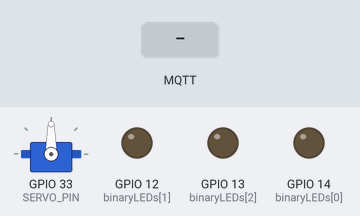
This sketch was run on a simulated ESP32. Parts: servo, output pins drawn as LEDs (lit = HIGH). Inputs (shaded band) come from the test bench. WiFi joins after 1.5 s; servers stay silent unless stated; no MQTT or app messages arrive unless stated; what the sketch prints to the serial monitor is not drawn.

Above: at 2.7 s.
2.8 s: MQTT message "OPEN" arrives on the first subscribed topic
At 4.0 s:
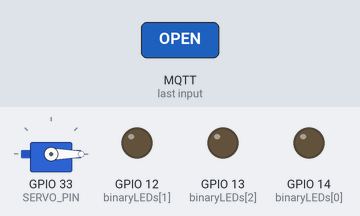
4.3 s: MQTT message "200" arrives on the second subscribed topic
At 5.1 s:
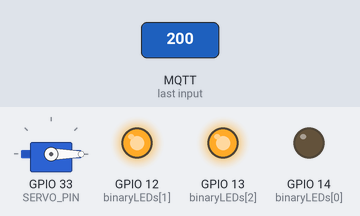
5.8 s: MQTT message "CLOSE" arrives on the first subscribed topic
At 6.3 s:
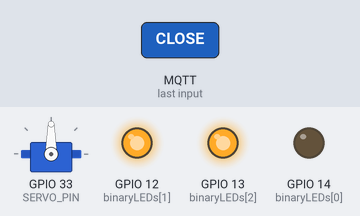
7.3 s: MQTT message "5" arrives on the second subscribed topic
At 8.6 s:
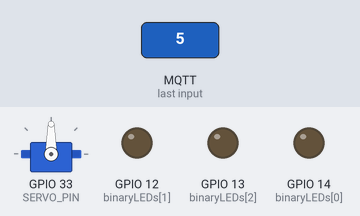
Timing chart, 0 to 9.8 s (numbered marks = the images above; inputs shaded):
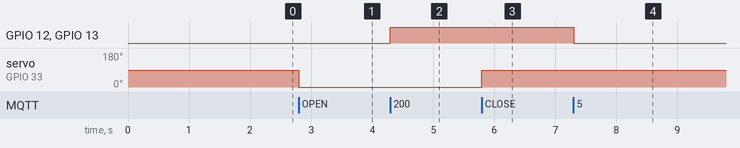

Measured:
- after the input at 2.8 s, servo on GPIO 33 (SERVO_PIN): 90° → 0° at once
- after the input at 4.3 s, GPIO 12 (binaryLEDs[1]), GPIO 13 (binaryLEDs[2]): LOW → HIGH at once
- after the input at 5.8 s, servo on GPIO 33 (SERVO_PIN): 0° → 90° at once
- after the input at 7.3 s, GPIO 12 (binaryLEDs[1]), GPIO 13 (binaryLEDs[2]): HIGH → LOW at once

The sketch:

ac_windowcombined.ino
```cpp
#include <WiFi.h>
#include <PubSubClient.h>
#include <ESP32Servo.h> // Use ESP32-compatible servo library

// WiFi & MQTT Configuration
const char *ssid = "A35";
const char *password = "ghephukat";
const char *mqtt_server = "iot-team46.duckdns.org";

const char *WINDOW_CONTROL_TOPIC = "temphumid_code/window_control";
const char *AC_CONTROL_TOPIC = "room/ac_control";

WiFiClient espClient;
PubSubClient client(espClient);

// Servo setup
#define SERVO_PIN 33
Servo windowServo;
bool window_open = false;

// AC LED Pins
const int binaryLEDs[] = {14, 12, 13}; // LSB to MSB
int ac_status = 0;                     // 0 = off

// WiFi Connection
void setup_wifi()
{
  Serial.print("Connecting to WiFi...");
  WiFi.begin(ssid, password);
  while (WiFi.status() != WL_CONNECTED)
  {
    delay(500);
    Serial.print(".");
  }
  Serial.println("\nWiFi connected!");
}

// MQTT Reconnect
void reconnect()
{
  while (!client.connected())
  {
    Serial.print("Connecting to MQTT...");
    if (client.connect("ESP32_Controller"))
    {
      Serial.println("connected!");
      client.subscribe(WINDOW_CONTROL_TOPIC);
      client.subscribe(AC_CONTROL_TOPIC);
    }
    else
    {
      Serial.print("failed, retrying in 5s...");
      delay(5000);
    }
  }
}

// LED Binary Display
void displayBinary(int value)
{
  for (int i = 0; i < 3; i++)
  {
    digitalWrite(binaryLEDs[i], (value >> i) & 1);
  }
}

// MQTT Callback
void callback(char *topic, byte *payload, unsigned int length)
{
  String message;
  for (int i = 0; i < length; i++)
  {
    message += (char)payload[i];
  }

  Serial.print("Received on [");
  Serial.print(topic);
  Serial.print("]: ");
  Serial.println(message);

  if (String(topic) == WINDOW_CONTROL_TOPIC)
  {
    if (message.indexOf("OPEN") != -1 && !window_open)
    {
      Serial.println("Opening window...");
      windowServo.write(0); // Adjust angle if needed
      window_open = true;
    }
    else if (message.indexOf("CLOSE") != -1 && window_open)
    {
      Serial.println("Closing window...");
      windowServo.write(90); // Adjust angle if needed
      window_open = false;
    }
  }

  else if (String(topic) == AC_CONTROL_TOPIC)
  {
    // if (message.indexOf("0") == -1 && ac_status == 0 )
    // {
    //   int temp=message.toInt();
    //   Serial.println("Turning on AC...");
    //   displayBinary(temp - 18);
    //   ac_status = temp;
    // }
    // else if (message.indexOf("0") != -1 && ac_status != 0)
    // {
    //   Serial.println("Turning off AC...");
    //   displayBinary(0);
    //   ac_status = 0;
    // }
      int temp=message.toInt();
      Serial.println("Turning on AC...");
      if(temp>18)
      displayBinary(temp - 18);
      else
      displayBinary(0);
      ac_status = temp;
  }
}

void setup()
{
  Serial.begin(115200);
  setup_wifi();
  client.setServer(mqtt_server, 1883);
  client.setCallback(callback);

  // Setup Servo
  windowServo.setPeriodHertz(50);           // 50 Hz for analog servo
  windowServo.attach(SERVO_PIN, 500, 2400); // pulse width range for typical servos
  windowServo.write(90);                    // Start closed

  // Setup AC LEDs
  for (int i = 0; i < 3; i++)
  {
    pinMode(binaryLEDs[i], OUTPUT);
    digitalWrite(binaryLEDs[i], LOW);
  }
}

void loop()
{
  if (!client.connected())
  {
    reconnect();
  }
  client.loop();
}
```
